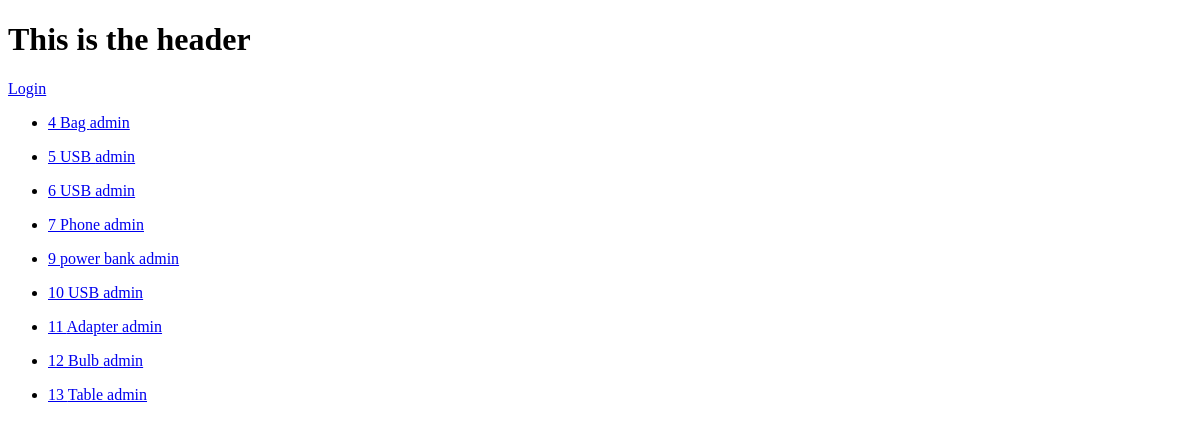
Page /food/ on the earlier database version.
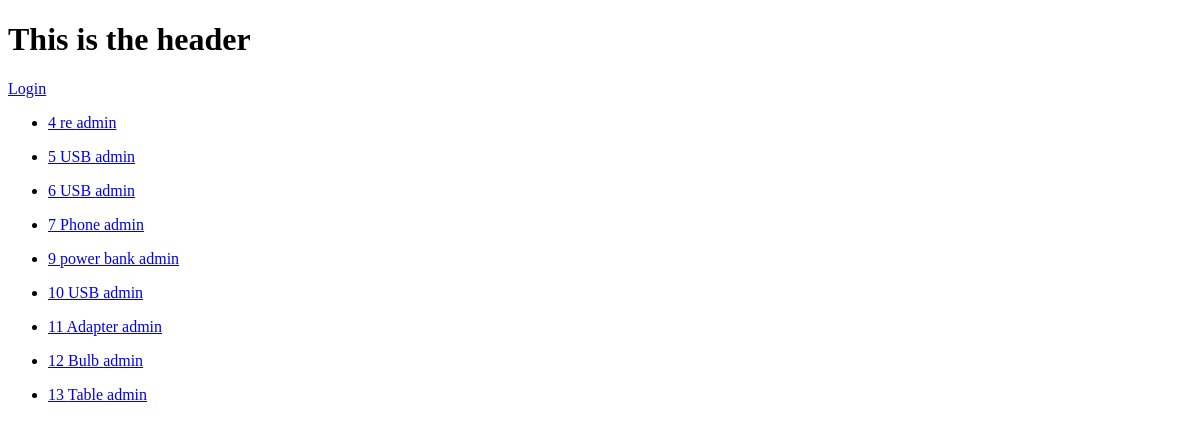
Same page on the later database version.
### food/models.py (models this page shows, shortened)
class Item(models.Model):
    user_name = models.ForeignKey(User, on_delete=models.CASCADE, default=1)
    item_name = models.TextField(max_length=200)
    item_desc = models.TextField(max_length=200)
    item_price = models.IntegerField()

### food/views.py (the view)
# urls.py: path('', views.IndexClassView.as_view(), name="index"),
class IndexClassView(ListView):
    model = Item
    template_name = 'food/index.html'
    context_object_name = 'item_lst'

### food/templates/food/index.html (shortened to what this page needs)
<!DOCTYPE html>
<html lang="en">
<head>
</head>
<body>
    <h1>This is the header</h1>
    {% if user.is_authenticated %}
        <a href="{% url 'logout' %}">Logout</a>
        <a href="{% url 'profile' %}">Profile</a>
    {% else %}
        <a href="{% url 'login' %}">Login</a>
    {% endif %}
    <p>{% for item in item_lst %}
        <ul>
            <li>
                <a href="{% url 'food:detail' item.id %}">{{item.id}} {{item.item_name}} {{item.user_name}}</a>
            </li>
        </ul>
        {% endfor %}</p>
</body>
</html>

Differences in the rows shown:
changed Item id 4: item_name "Bag" → "re"
